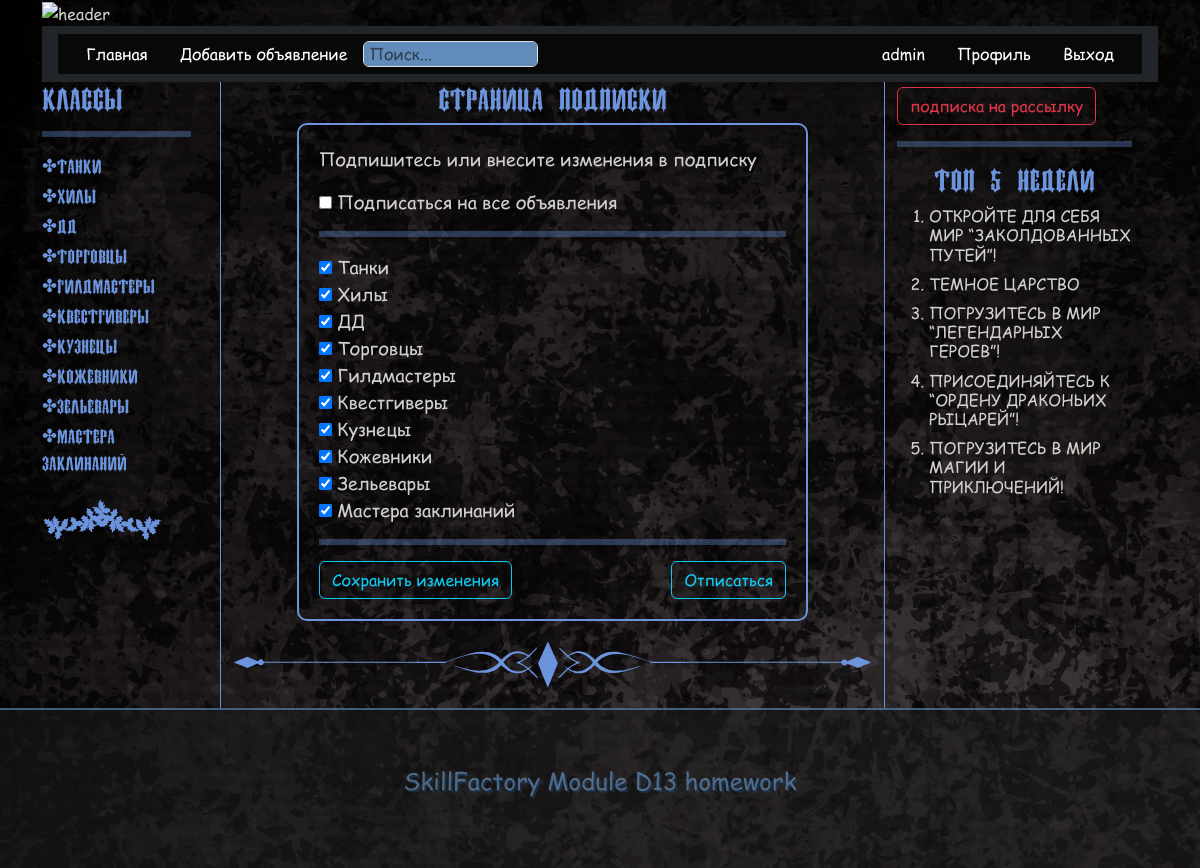
The app's page /subscribe_list/ (signed in) with its own data.
### apps/main_board/models.py (models this page shows, shortened)
class Category(models.Model):
    name = models.CharField(max_length=100, verbose_name='Название категории')
    slug = models.SlugField(max_length=255, verbose_name='URL категории', blank=True)
    class Meta:
        verbose_name = 'Категория'
        verbose_name_plural = 'Категории'
    def get_absolute_url(self):
        return reverse('category', kwargs={'category_slug': self.slug})

class Subscription(models.Model):
    user = models.ForeignKey(to=User, on_delete=models.CASCADE, verbose_name='Пользователь')
    categories = models.ManyToManyField(Category, blank=True, verbose_name='Категории')
    subscribe_all = models.BooleanField(default=False, verbose_name='Подписаться на все объявления')
    class Meta:
        verbose_name = 'Подписка'
        verbose_name_plural = 'Подписки'

class Ad(models.Model):
    STATUS_OPTIONS = (
        ('published', 'Опубликовано'),
        ('draft', 'Черновик')
    )
    author = models.ForeignKey(to=User, verbose_name='Автор', on_delete=models.CASCADE, default=1)
    title = models.CharField(verbose_name='Заголовок', max_length=255)
    slug = models.SlugField(verbose_name='URL', max_length=255, blank=True, unique=True)
    category_ad = models.ForeignKey(Category, verbose_name='Категория', on_delete=models.CASCADE, null=True)
    text_ad = models.TextField(verbose_name='Текст объявления')
    status = models.CharField(choices=STATUS_OPTIONS, default='published', verbose_name='Статус объявления', max_length=20)
    time_create = models.DateTimeField(auto_now_add=True, verbose_name='Время создания объявления')
    pictures = models.ImageField(
        verbose_name='Картинка',
        blank=True,
        upload_to='images/pictures/',
        validators=[FileExtensionValidator(allowed_extensions=('png', 'jpg', 'webp', 'jpeg', 'gif'))])
    video = models.FileField(
        verbose_name='Видео',
        blank=True,
        upload_to='videos/',
        validators=[FileExtensionValidator(allowed_extensions=('mp4', 'avi', 'mkv', 'mov'))])
    likes = models.ManyToManyField(User, related_name='ad_like')
    class Meta:
        verbose_name = 'Объявление'
        verbose_name_plural = 'Объявления'
    def get_absolute_url(self):
        if self.status == 'published':
            return reverse('ad_detail', kwargs={'slug': self.slug})
        else:
            return reverse('draft_detail', kwargs={'slug': self.slug})

### apps/main_board/views.py (the view)
# urls.py: path('subscribe_list/', subscription_view, name='subscribe_list'),
@login_required
def subscription_view(request):
    user = request.user
    categories = Category.objects.all()
    try:
        subscription = Subscription.objects.get(user=user)
    except Subscription.DoesNotExist:
        subscription = None
    return render(request, 'main_board/subscribe_list.html', {'categories': categories, 'user': user, 'subscription': subscription})

### apps/main_board/templatetags/categories_tags.py (called while the page is built)
@register.inclusion_tag('includes/sidebar.html')
def all_categories():
    cats = Category.objects.all()
    return {"cats": cats}

### apps/main_board/templatetags/popular_ads_tags.py (called while the page is built)
@register.inclusion_tag('includes/popular_ads.html')
def get_popular_ads():
    start_date = timezone.now() - timedelta(weeks=1)
    popular_ads = Ad.objects.filter(time_create__gte=start_date, status='published').order_by('-likes')[:5]
    return {'popular_ads': popular_ads}

### templates/main_board/subscribe_list.html (shortened to what this page needs)
{% extends 'main.html' %}
{% load static %}
{% block content %}
<h3 class="category_sidebar ad_category">Страница подписки</h3>
<div class="sub_list">
    <form action="{% url 'subscribe' %}" method="POST">
        <p> Подпишитесь или внесите изменения в подписку</p>
            <input type="checkbox" name="subscribe_all" value="1" {% if subscription and subscription.subscribe_all %}checked{% endif %}> Подписаться на все объявления<br>
        <hr>
        {% for category in categories %}
            <input type="checkbox" name="categories" value="{{ category.id }}" {% if subscription and category in subscription.categories.all %}checked{% endif %}> {{ category.name }}<br>
        {% endfor %}
        <hr>
        <div class="btn_block">
          <button type="submit" class="btn btn-outline-info">Сохранить изменения</button>
        {% if not subscription %}
            <p>У вас нет активных подписок</p>
        {% else %}
              <a href="{% url 'unsubscribe' %}" class="btn btn-outline-info">Отписаться</a>
        {% endif %}
        </div>
    </form>
</div>
<img src="{% static 'img/divider_negru.svg' %}" class="line_separator" alt="ship"  id="my-svg">
{% endblock content %}

### templates/includes/header.html (shortened to what this page needs)
{% block header %}
<header>
  <div class="px-3 py-2 text-bg-dark header_color text-reset">
      <div class="container header_color ">
        <div class="my_header d-flex flex-wrap align-items-center justify-content-center justify-content-lg-start">
          <ul class="nav col-12 col-lg-auto my-2 justify-content-start my-md-0 text-small">
            <li>
              <a href="{% url 'ad_list' %}" class="nav-link text-white">
                Главная
              </a>
            </li>
            <li>
              <a href="{% url 'ad_create' %}" class="nav-link text-white">
                Добавить объявление
              </a>
            </li>
          </ul>
              <form class="col-12 col-lg-auto mb-2 mb-lg-0 me-lg-auto" role="search"
              action="{% url 'search_header' %}" method="get">
                <input type="search" name="q" class="form-control my_form"
                placeholder="Поиск..." aria-label="Search">
              </form>
          <ul class="nav col-12 col-lg-auto my-2 justify-content-start my-md-0 text-small">
            {% if user.is_authenticated %}
            <li>
                <span class="nav-link text-white">{{ request.user.username }}</span>
            </li>
            <li>
                <a href="{% url 'profile_detail' request.user.profile.slug %}" class="nav-link text-white">
                    Профиль
                  </a>
            </li>
            <li>
              <a href="{% url 'account_logout' %}" class="nav-link text-white">
                Выход
              </a>
            </li>
            {% endif %}
          </ul>
        </div>
      </div>
    </div>
  </header>
  {% endblock header %}

### templates/includes/sidebar.html
{% load categories_tags %}
{% load static %}
{% block cat %}
    <div class="category_sidebar">
        {% for category in cats %}
            <div class="category_menu">
                <a href="{{ category.get_absolute_url }}" class="category_menu_link">&#10020;{{ category.name }}</a>
            </div>
            {% endfor%}
            <img src="{% static 'img/ship2.svg' %}" class="svg" alt="ship">
        </div>
{% endblock cat %}

### templates/includes/popular_ads.html
{% load popular_ads_tags %}
{% block content %}
      <h3 class="category_sidebar ad_category">Топ 5 недели</h3>
            <ol>
            {% for ad in popular_ads %}
                <li><h6 ><a class="ad_title" href="{{ ad.get_absolute_url }}">{{ ad.title|upper }}</a></h6></li>
                {% endfor %}
            </ol>
{% endblock content %}

### static/my_styles/styles.css (style rules this page uses)
body { background: #000 url(../img/fon1.jpg); color: #d2d0cc; background-attachment: fixed; background-repeat: repeat; font-family: 'Comic Sans MS', Helvetica, Arial, sans-serif; }
.my_header { color: #d2d0cc; }
.form-control { background-color: #7ab0edc7; }
.my_form { padding: 0 5px; }
hr { border: 3px solid #6c94dc; opacity: .35; }
.header_color { background-color: #080808; }
.category_sidebar { font-family: 'Ireland', Helvetica, Arial, sans-serif; color: #6c94dc; }
.ad_category { display: flex; justify-content: center; }
.category_menu { margin-bottom: 3px; }
.category_menu_link { font-size: 18px; color: #6c94dc; text-decoration: none; width: 90%; }
.ad_title { color: #d2d0cc; text-decoration: none; }
.svg { fill: #6c94dc; max-width: 80%; margin: 10px auto; }
.line_separator { width: 100%; margin: 20px 0; }
.sub_list { max-width: 80%; margin: 0 auto; box-sizing: border-box; border: 2px solid #6c94dc; padding: 20px; border-radius: 10px; font-size: 18px; }
.btn_block { display: flex; justify-content: space-between; }

### records on screen
Category: name "Танки", categories "☑"
Category: name "Хилы", categories "☑"
Category: name "ДД", categories "☑"
Category: name "Торговцы", categories "☑"
Category: name "Гилдмастеры", categories "☑"
Category: name "Квестгиверы", categories "☑"
Category: name "Кузнецы", categories "☑"
Category: name "Кожевники", categories "☑"
Category: name "Зельевары", categories "☑"
Category: name "Мастера заклинаний", categories "☑"
Ad: title "ОТКРОЙТЕ ДЛЯ СЕБЯ МИР “ЗАКОЛДОВАННЫХ ПУТЕЙ”!"
Ad: title "ТЕМНОЕ ЦАРСТВО"
Ad: title "ПОГРУЗИТЕСЬ В МИР “ЛЕГЕНДАРНЫХ ГЕРОЕВ”!"
Ad: title "ПРИСОЕДИНЯЙТЕСЬ К “ОРДЕНУ ДРАКОНЬИХ РЫЦАРЕЙ”!"
Ad: title "ПОГРУЗИТЕСЬ В МИР МАГИИ И ПРИКЛЮЧЕНИЙ!"

### other values on screen
{{ request.user.username }} "admin"
